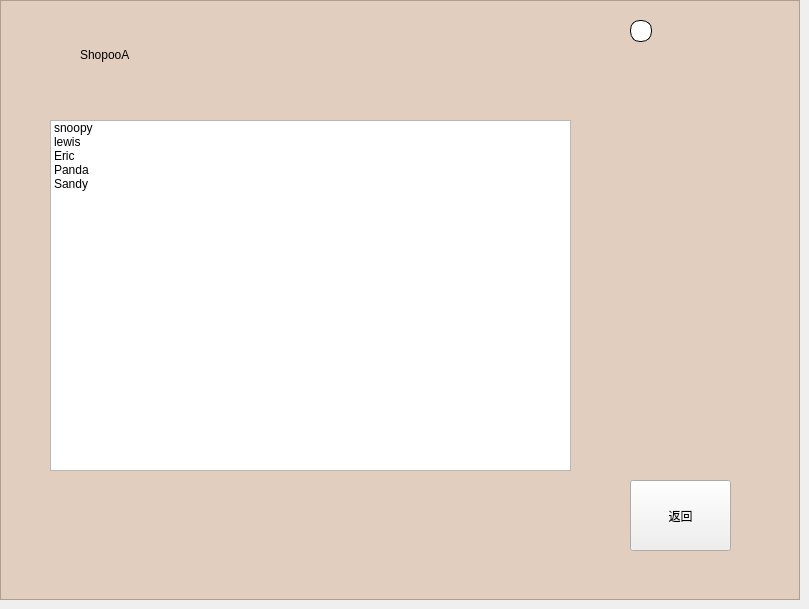
    <widget class="QWidget" name="ChatRoomList">
     <widget class="QGraphicsView" name="graphicsView_19">
      <property name="geometry">
       <rect>
        <x>0</x>
        <y>0</y>
        <width>800</width>
        <height>600</height>
       </rect>
      </property>
      <property name="sizePolicy">
       <sizepolicy hsizetype="Expanding" vsizetype="Expanding">
        <horstretch>0</horstretch>
        <verstretch>0</verstretch>
       </sizepolicy>
      </property>
      <property name="styleSheet">
       <string notr="true">background-color: rgb(225, 206, 190);</string>
      </property>
     </widget>
     <widget class="ClickableLabel" name="label_171">
      <property name="geometry">
       <rect>
        <x>20</x>
        <y>30</y>
        <width>50</width>
        <height>50</height>
       </rect>
      </property>
      <property name="cursor">
       <cursorShape>PointingHandCursor</cursorShape>
      </property>
      <property name="styleSheet">
       <string notr="true">image: url(:/images/store.png);</string>
      </property>
      <property name="text">
       <string/>
      </property>
     </widget>
     <widget class="QLabel" name="label_172">
      <property name="geometry">
       <rect>
        <x>80</x>
        <y>40</y>
        <width>120</width>
        <height>30</height>
       </rect>
      </property>
      <property name="styleSheet">
       <string notr="true">font: 700 14pt &quot;Microsoft JhengHei UI&quot;;</string>
      </property>
      <property name="text">
       <string>ShopooA</string>
      </property>
     </widget>
     <widget class="QLabel" name="label_173">
      <property name="geometry">
       <rect>
        <x>630</x>
        <y>20</y>
        <width>22</width>
        <height>22</height>
       </rect>
      </property>
      <property name="styleSheet">
       <string notr="true">min-width: 20px;
min-height: 20px;
max-width: 20px;
max-height: 20px;
border-radius:10px;
border: 1px solid black;
background-color: rgb(255, 255, 255);
image: url(:/images/picture.jpg);
</string>
      </property>
      <property name="text">
       <string/>
      </property>
     </widget>
     <widget class="QPushButton" name="pushButton_35">
      <property name="geometry">
       <rect>
        <x>20</x>
        <y>30</y>
        <width>50</width>
        <height>50</height>
       </rect>
      </property>
      <property name="cursor">
       <cursorShape>PointingHandCursor</cursorShape>
      </property>
      <property name="styleSheet">
       <string notr="true">border:none;</string>
      </property>
      <property name="text">
       <string/>
      </property>
     </widget>
     <widget class="QListWidget" name="listWidget">
      <property name="geometry">
       <rect>
        <x>50</x>
        <y>120</y>
        <width>521</width>
        <height>351</height>
       </rect>
      </property>
      <property name="styleSheet">
       <string notr="true">font: 700 20pt &quot;Microsoft JhengHei UI&quot;;</string>
      </property>
      <item>
       <property name="text">
        <string>snoopy</string>
       </property>
      </item>
      <item>
       <property name="text">
        <string>lewis</string>
       </property>
      </item>
      <item>
       <property name="text">
        <string>Eric</string>
       </property>
      </item>
      <item>
       <property name="text">
        <string>Panda</string>
       </property>
      </item>
      <item>
       <property name="text">
        <string>Sandy</string>
       </property>
       <property name="font">
        <font>
         <bold>false</bold>
        </font>
       </property>
      </item>
     </widget>
     <widget class="QPushButton" name="pushButton_39">
      <property name="geometry">
       <rect>
        <x>630</x>
        <y>480</y>
        <width>101</width>
        <height>71</height>
       </rect>
      </property>
      <property name="styleSheet">
       <string notr="true">font: 700 14pt &quot;Microsoft JhengHei UI&quot;;</string>
      </property>
      <property name="text">
       <string>返回</string>
      </property>
     </widget>
     <widget class="QLabel" name="label_178">
      <property name="geometry">
       <rect>
        <x>680</x>
        <y>20</y>
        <width>71</width>
        <height>21</height>
       </rect>
      </property>
      <property name="text">
       <string/>
      </property>
     </widget>
     <zorder>graphicsView_19</zorder>
     <zorder>label_173</zorder>
     <zorder>label_171</zorder>
     <zorder>pushButton_35</zorder>
     <zorder>label_172</zorder>
     <zorder>listWidget</zorder>
     <zorder>pushButton_39</zorder>
     <zorder>label_178</zorder>
    </widget>
